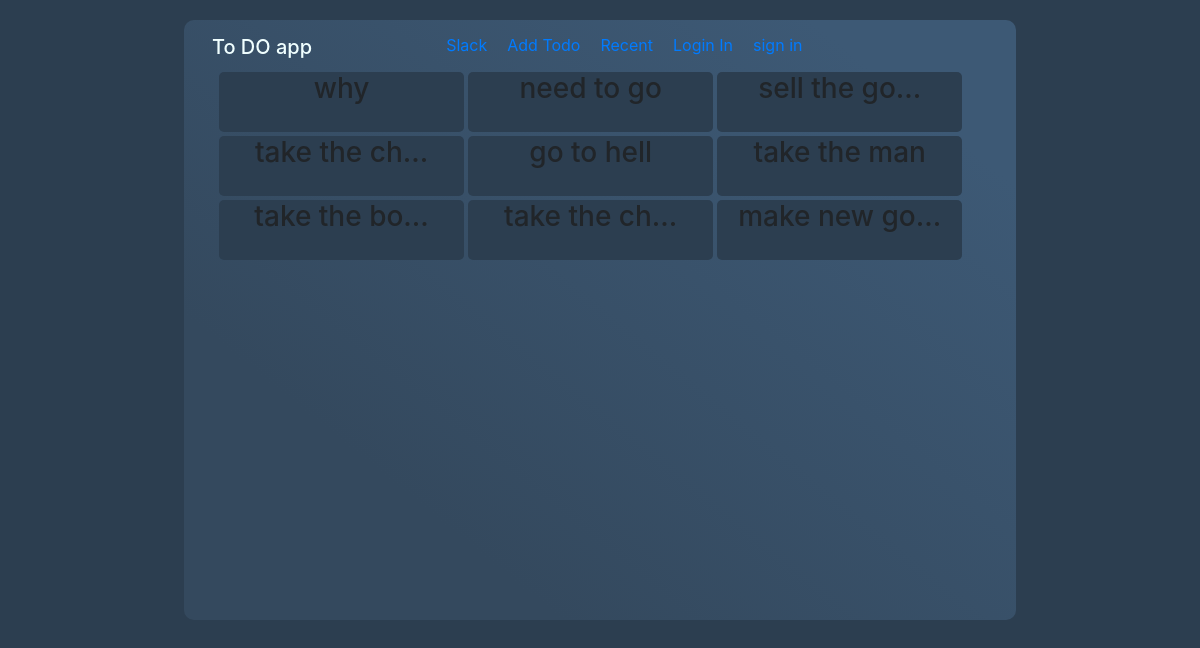
/, run on an earlier commit of the app's database.
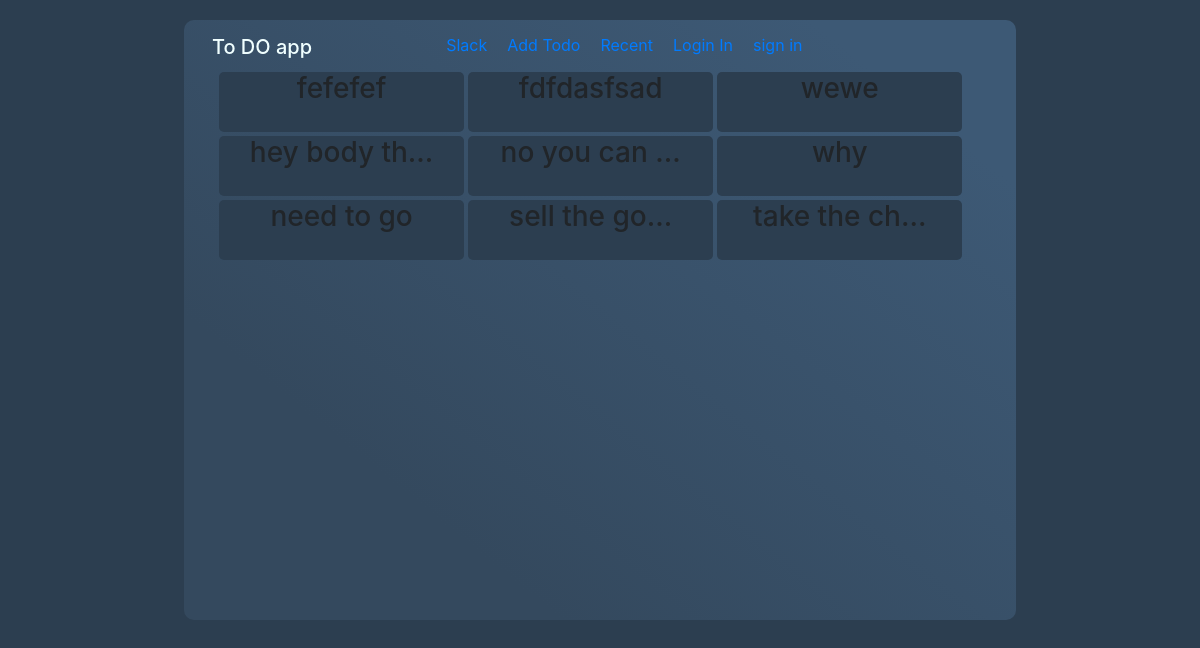
And on a later commit of the database.
### crud/models.py (models this page shows)
class ToDo(models.Model):
    user = models.ForeignKey(Todouser, on_delete=models.DO_NOTHING, null=True, related_name='todo_user')
    list_name   = models.CharField(max_length=300, blank=False, null=True, verbose_name='List Name')
    finish_yet  = models.BooleanField(default=False)
    def __str__(self):
        return self.list_name
    class Meta:
        verbose_name = " To Do List"
        verbose_name_plural = 'To Do List'

### crud/views.py (the view)
# urls.py: path('',views.HomeApp.as_view(), name= 'home' ),
class HomeApp(View):
    def get(self, request, *args, **kwargs):
        todo_obj = ToDo.objects.all().order_by('-id')
        paginator = Paginator(todo_obj, 9)
        page_number = request.GET.get('page')
        page_obj = paginator.get_page(page_number)
        context = {
            'todo':page_obj
        }
        return render (request, 'app.html', context)

### templates/app.html (shortened to what this page needs)
{% extends 'base.html' %}
{% block body %}
    <div class="todowrap">
    {% for todo in todo %}
        <div class="todo">
            <div>
                <h3>{{todo |truncatechars:12}}</h3>
            </div>
        </div>
        {% endfor %}
    </div>
{% endblock %}

What changed in the data, as far as the page shows it:
no longer on this page (row unchanged): ToDo: list_name "go to hell"
no longer on this page (row unchanged): ToDo: list_name "take the man"
no longer on this page (row unchanged): ToDo: list_name "take the bo…"
no longer on this page (row unchanged): ToDo: list_name "take the ch…"
no longer on this page (row unchanged): ToDo: list_name "make new go…"
added ToDo: list_name "fefefef"
added ToDo: list_name "fdfdasfsad"
added ToDo: list_name "wewe"
added ToDo: list_name "hey body th…"
added ToDo: list_name "no you can …"
